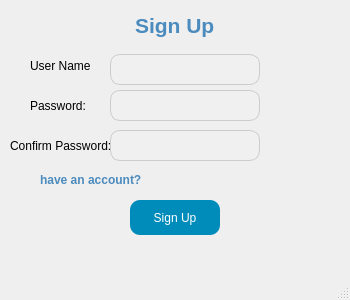
<?xml version="1.0" encoding="UTF-8"?>
<ui version="4.0">
 <class>MainWindow</class>
 <widget class="QMainWindow" name="MainWindow">
  <property name="geometry">
   <rect>
    <x>0</x>
    <y>0</y>
    <width>350</width>
    <height>300</height>
   </rect>
  </property>
  <property name="windowTitle">
   <string>MainWindow</string>
  </property>
  <widget class="QWidget" name="centralwidget">
   <widget class="QLabel" name="label">
    <property name="geometry">
     <rect>
      <x>135</x>
      <y>10</y>
      <width>81</width>
      <height>31</height>
     </rect>
    </property>
    <property name="font">
     <font>
      <pointsize>16</pointsize>
      <weight>75</weight>
      <bold>true</bold>
     </font>
    </property>
    <property name="styleSheet">
     <string>
      color: #4B8BBE;
     </string>
    </property>
    <property name="text">
     <string>Sign Up</string>
    </property>
   </widget>
   <widget class="QLabel" name="label_2">
    <property name="geometry">
     <rect>
      <x>30</x>
      <y>56</y>
      <width>61</width>
      <height>20</height>
     </rect>
    </property>
    <property name="text">
     <string>User Name:</string>
    </property>
   </widget>
   <widget class="QLabel" name="label_3">
    <property name="geometry">
     <rect>
      <x>30</x>
      <y>96</y>
      <width>61</width>
      <height>20</height>
     </rect>
    </property>
    <property name="text">
     <string>Password:</string>
    </property>
   </widget>
   <widget class="QLabel" name="label_4">
    <property name="geometry">
     <rect>
      <x>10</x>
      <y>136</y>
      <width>101</width>
      <height>20</height>
     </rect>
    </property>
    <property name="text">
     <string>Confirm Password:</string>
    </property>
   </widget>
   <widget class="QLineEdit" name="lineEdit_userName">
    <property name="geometry">
     <rect>
      <x>110</x>
      <y>54</y>
      <width>150</width>
      <height>31</height>
     </rect>
    </property>
    <property name="styleSheet">
     <string>
      background-color: #f0f0f0;
      border: 1px solid #ccc;
      border-radius: 10px;
      padding: 5px;
     </string>
    </property>
   </widget>
   <widget class="QLineEdit" name="lineEdit_password">
    <property name="geometry">
     <rect>
      <x>110</x>
      <y>90</y>
      <width>150</width>
      <height>31</height>
     </rect>
    </property>
    <property name="styleSheet">
     <string>
      background-color: #f0f0f0;
      border: 1px solid #ccc;
      border-radius: 10px;
      padding: 5px;
     </string>
    </property>
    <property name="echoMode">
     <enum>QLineEdit::Password</enum>
    </property>
   </widget>
   <widget class="QLineEdit" name="lineEdit_confirmPassword">
    <property name="geometry">
     <rect>
      <x>110</x>
      <y>130</y>
      <width>150</width>
      <height>31</height>
     </rect>
    </property>
    <property name="styleSheet">
     <string>
      background-color: #f0f0f0;
      border: 1px solid #ccc;
      border-radius: 10px;
      padding: 5px;
     </string>
    </property>
    <property name="echoMode">
     <enum>QLineEdit::Password</enum>
    </property>
   </widget>
   <widget class="QPushButton" name="pushButton_signUp">
    <property name="geometry">
     <rect>
      <x>130</x>
      <y>200</y>
      <width>90</width>
      <height>35</height>
     </rect>
    </property>
    <property name="styleSheet">
     <string>
      background-color: #008CBA;
      color: white;
      border-radius: 10px;
      padding: 5px;
     </string>
    </property>
    <property name="text">
     <string>Sign Up</string>
    </property>
   </widget>
   <widget class="QLabel" name="label_5">
    <property name="geometry">
     <rect>
      <x>40</x>
      <y>170</y>
      <width>111</width>
      <height>20</height>
     </rect>
    </property>
    <property name="styleSheet">
     <string notr="true">color: #4B8BBE;
font : bold</string>
    </property>
    <property name="text">
     <string>have an account?</string>
    </property>
   </widget>
  </widget>
  <widget class="QMenuBar" name="menubar">
   <property name="geometry">
    <rect>
     <x>0</x>
     <y>0</y>
     <width>350</width>
     <height>21</height>
    </rect>
   </property>
  </widget>
  <widget class="QStatusBar" name="statusbar"/>
 </widget>
 <resources/>
 <connections/>
</ui>
